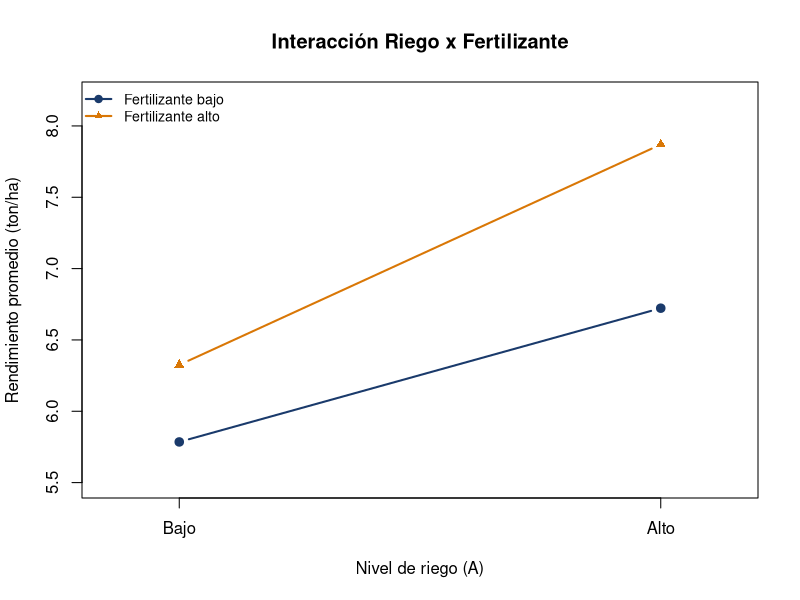
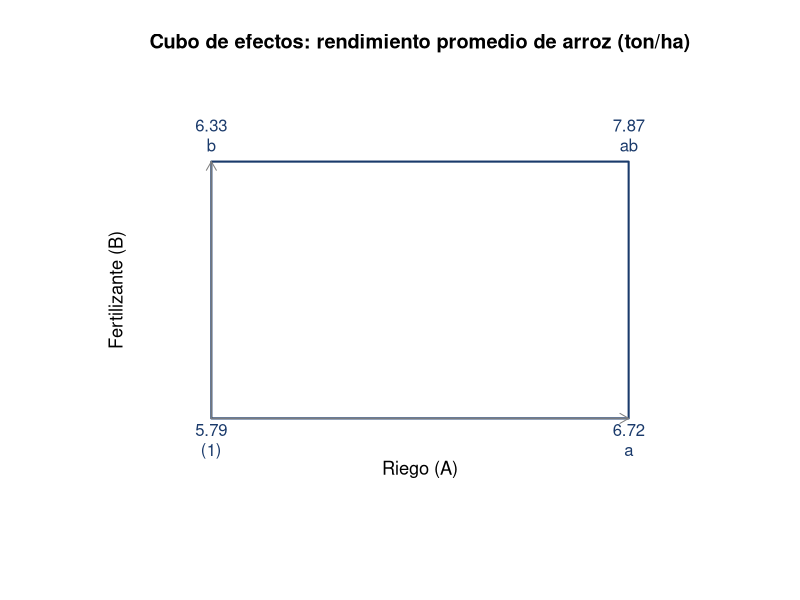
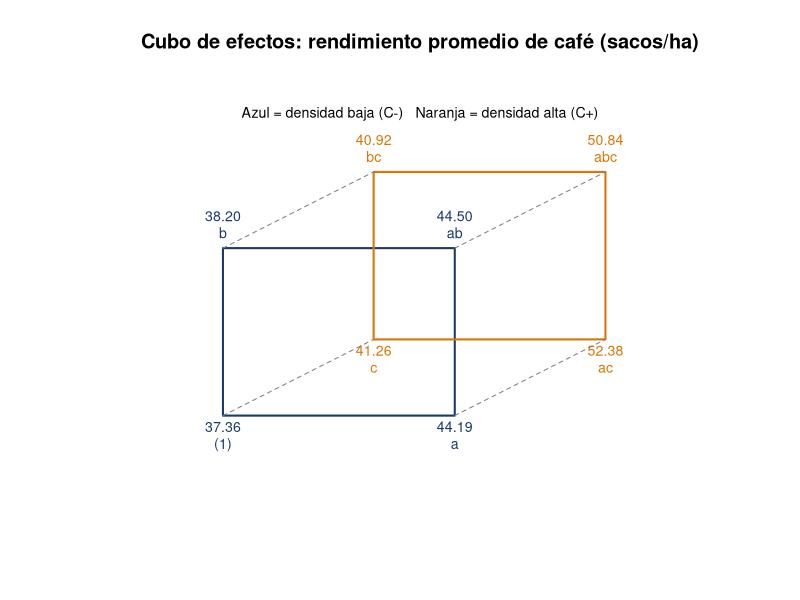
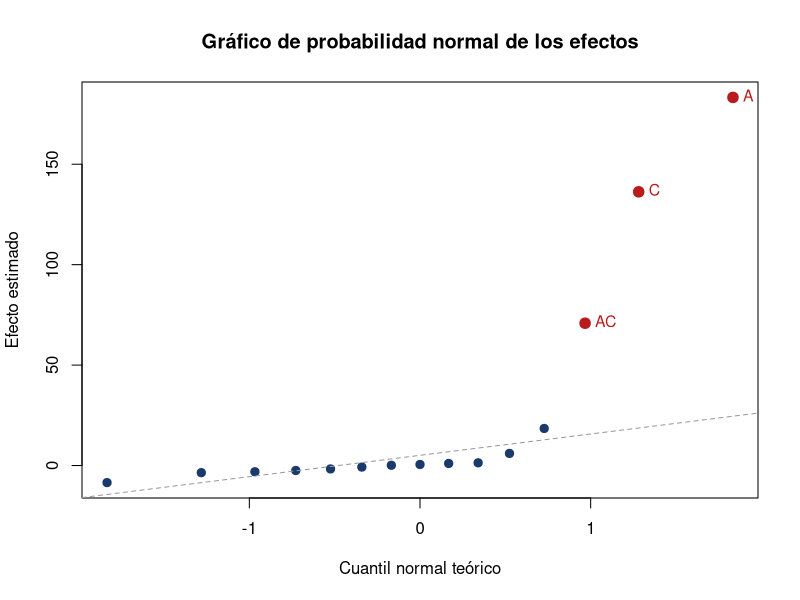

The R script that drew these images, in order:
## ---- chunk 1
#| label: interaccion-arroz
#| echo: false
#| fig-height: 3.4
medias <- c(5.785, 6.7225, 6.325, 7.870)
names(medias) <- c("(1)", "a", "b", "ab")
plot(c(-1,1), c(medias[1], medias[2]), type="b", pch=19, col="#1a3a6b", lwd=2,
     ylim=c(5.5,8.2), xlim=c(-1.3,1.3), xaxt="n", xlab="Nivel de riego (A)",
     ylab="Rendimiento promedio (ton/ha)", main="Interacción Riego x Fertilizante")
lines(c(-1,1), c(medias[3], medias[4]), type="b", pch=17, col="#d97706", lwd=2)
axis(1, at=c(-1,1), labels=c("Bajo","Alto"))
legend("topleft", legend=c("Fertilizante bajo","Fertilizante alto"), col=c("#1a3a6b","#d97706"),
       pch=c(19,17), lwd=2, bty="n", cex=0.85)
## ---- chunk 2
#| label: cubo-22
#| echo: false
#| fig-height: 3.6
plot(0, 0, type="n", xlim=c(0,3), ylim=c(0,3), axes=FALSE, xlab="", ylab="",
     main="Cubo de efectos: rendimiento promedio de arroz (ton/ha)")
rect(0.5,0.5,2.5,2.5, border="#1a3a6b", lwd=2)
text(0.5,0.5,"5.79\n(1)", pos=1, cex=1, col="#1a3a6b")
text(2.5,0.5,"6.72\na", pos=1, cex=1, col="#1a3a6b")
text(0.5,2.5,"6.33\nb", pos=3, cex=1, col="#1a3a6b")
text(2.5,2.5,"7.87\nab", pos=3, cex=1, col="#1a3a6b")
text(1.5,0.1,"Riego (A)", cex=1.1)
text(0.05,1.5,"Fertilizante (B)", srt=90, cex=1.1)
arrows(0.5,0.5,2.5,0.5, length=0.1, col="gray50")
arrows(0.5,0.5,0.5,2.5, length=0.1, col="gray50")
## ---- chunk 3
#| label: cubo-23
#| echo: false
#| fig-height: 3.8
medias3 <- c(37.36, 44.19, 38.20, 44.50, 41.26, 52.38, 40.92, 50.84)
names(medias3) <- c("(1)","a","b","ab","c","ac","bc","abc")

plot(0,0, type="n", xlim=c(0,5.4), ylim=c(0,4.6), axes=FALSE, xlab="", ylab="",
     main="Cubo de efectos: rendimiento promedio de café (sacos/ha)")
rect(1,0.8,3,2.8, border="#1a3a6b", lwd=2)
text(1,0.8,sprintf("%.2f\n(1)",medias3["(1)"]), pos=1, cex=0.85, col="#1a3a6b")
text(3,0.8,sprintf("%.2f\na",medias3["a"]), pos=1, cex=0.85, col="#1a3a6b")
text(1,2.8,sprintf("%.2f\nb",medias3["b"]), pos=3, cex=0.85, col="#1a3a6b")
text(3,2.8,sprintf("%.2f\nab",medias3["ab"]), pos=3, cex=0.85, col="#1a3a6b")

off <- 1.3
rect(1+off,0.8+off*0.7,3+off,2.8+off*0.7, border="#d97706", lwd=2)
text(1+off,0.8+off*0.7,sprintf("%.2f\nc",medias3["c"]), pos=1, cex=0.85, col="#d97706")
text(3+off,0.8+off*0.7,sprintf("%.2f\nac",medias3["ac"]), pos=1, cex=0.85, col="#d97706")
text(1+off,2.8+off*0.7,sprintf("%.2f\nbc",medias3["bc"]), pos=3, cex=0.85, col="#d97706")
text(3+off,2.8+off*0.7,sprintf("%.2f\nabc",medias3["abc"]), pos=3, cex=0.85, col="#d97706")

segments(1,0.8,1+off,0.8+off*0.7, col="gray50", lty=2)
segments(3,0.8,3+off,0.8+off*0.7, col="gray50", lty=2)
segments(1,2.8,1+off,2.8+off*0.7, col="gray50", lty=2)
segments(3,2.8,3+off,2.8+off*0.7, col="gray50", lty=2)
text(2.7,4.4,"Azul = densidad baja (C-)   Naranja = densidad alta (C+)", cex=0.85)
## ---- chunk 4
#| label: normal-efectos-cacao
#| echo: false
#| fig-height: 3.6
efectos <- c(A=183.275, B=6.025, C=136.275, D=18.450,
             AB=-3.550, AC=70.850, AD=-2.475, BC=-8.500, BD=0.125, CD=-0.775,
             ABC=0.525, ABD=1.350, ACD=-3.100, BCD=-1.700, ABCD=1.025)
qq <- qqnorm(efectos, pch=19, col="#1a3a6b", cex=1.1,
             main="Gráfico de probabilidad normal de los efectos",
             xlab="Cuantil normal teórico", ylab="Efecto estimado")
qqline(efectos, col="gray60", lty=2)
destacar <- c("A","C","AC")
idx <- match(destacar, names(efectos))
points(qq$x[idx], qq$y[idx], col="#b91c1c", pch=19, cex=1.4)
text(qq$x[idx], qq$y[idx], destacar, pos=4, col="#b91c1c", cex=0.95)
